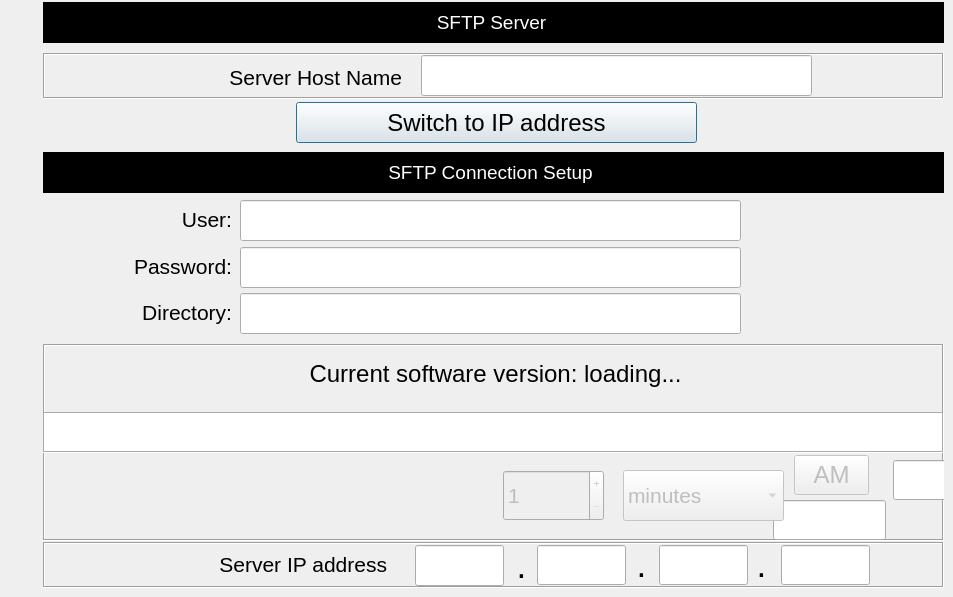
   <widget class="QWidget" name="LoginTab">
    <attribute name="title">
     <string>Location/Login</string>
    </attribute>
    <widget class="QLineEdit" name="leUser">
     <property name="geometry">
      <rect>
       <x>240</x>
       <y>200</y>
       <width>501</width>
       <height>41</height>
      </rect>
     </property>
     <property name="font">
      <font>
       <pointsize>18</pointsize>
      </font>
     </property>
     <property name="inputMask">
      <string notr="true"/>
     </property>
     <property name="text">
      <string notr="true"/>
     </property>
     <property name="alignment">
      <set>Qt::AlignCenter</set>
     </property>
     <property name="placeholderText">
      <string notr="true"/>
     </property>
    </widget>
    <widget class="QFrame" name="gbHostname">
     <property name="geometry">
      <rect>
       <x>43</x>
       <y>53</y>
       <width>901</width>
       <height>46</height>
      </rect>
     </property>
     <property name="frameShape">
      <enum>QFrame::Box</enum>
     </property>
     <property name="frameShadow">
      <enum>QFrame::Sunken</enum>
     </property>
     <widget class="QLabel" name="label">
      <property name="geometry">
       <rect>
        <x>28</x>
        <y>6</y>
        <width>331</width>
        <height>36</height>
       </rect>
      </property>
      <property name="font">
       <font>
        <pointsize>16</pointsize>
       </font>
      </property>
      <property name="text">
       <string>Server Host Name</string>
      </property>
      <property name="alignment">
       <set>Qt::AlignRight|Qt::AlignTrailing|Qt::AlignVCenter</set>
      </property>
     </widget>
     <widget class="QLineEdit" name="leHostname">
      <property name="geometry">
       <rect>
        <x>378</x>
        <y>2</y>
        <width>391</width>
        <height>41</height>
       </rect>
      </property>
      <property name="font">
       <font>
        <pointsize>18</pointsize>
       </font>
      </property>
      <property name="inputMask">
       <string notr="true"/>
      </property>
      <property name="text">
       <string notr="true"/>
      </property>
      <property name="maxLength">
       <number>15</number>
      </property>
      <property name="alignment">
       <set>Qt::AlignCenter</set>
      </property>
      <property name="placeholderText">
       <string notr="true"/>
      </property>
     </widget>
    </widget>
    <widget class="QLabel" name="label_3">
     <property name="geometry">
      <rect>
       <x>81</x>
       <y>251</y>
       <width>151</width>
       <height>31</height>
      </rect>
     </property>
     <property name="font">
      <font>
       <pointsize>16</pointsize>
      </font>
     </property>
     <property name="text">
      <string>Password:</string>
     </property>
     <property name="alignment">
      <set>Qt::AlignRight|Qt::AlignTrailing|Qt::AlignVCenter</set>
     </property>
    </widget>
    <widget class="QFrame" name="gbdoUpgrade">
     <property name="geometry">
      <rect>
       <x>43</x>
       <y>344</y>
       <width>901</width>
       <height>71</height>
      </rect>
     </property>
     <property name="frameShape">
      <enum>QFrame::Box</enum>
     </property>
     <property name="frameShadow">
      <enum>QFrame::Sunken</enum>
     </property>
     <widget class="QLabel" name="lblVersion">
      <property name="geometry">
       <rect>
        <x>22</x>
        <y>9</y>
        <width>861</width>
        <height>41</height>
       </rect>
      </property>
      <property name="font">
       <font>
        <pointsize>18</pointsize>
       </font>
      </property>
      <property name="text">
       <string>Current software version: loading...</string>
      </property>
      <property name="alignment">
       <set>Qt::AlignCenter</set>
      </property>
     </widget>
    </widget>
    <widget class="QLineEdit" name="leDirectory">
     <property name="geometry">
      <rect>
       <x>240</x>
       <y>293</y>
       <width>501</width>
       <height>41</height>
      </rect>
     </property>
     <property name="font">
      <font>
       <pointsize>18</pointsize>
      </font>
     </property>
     <property name="inputMask">
      <string notr="true"/>
     </property>
     <property name="text">
      <string notr="true"/>
     </property>
     <property name="alignment">
      <set>Qt::AlignCenter</set>
     </property>
     <property name="placeholderText">
      <string notr="true"/>
     </property>
    </widget>
    <widget class="QLabel" name="label_2">
     <property name="geometry">
      <rect>
       <x>81</x>
       <y>204</y>
       <width>151</width>
       <height>31</height>
      </rect>
     </property>
     <property name="font">
      <font>
       <pointsize>16</pointsize>
      </font>
     </property>
     <property name="text">
      <string>User:</string>
     </property>
     <property name="alignment">
      <set>Qt::AlignRight|Qt::AlignTrailing|Qt::AlignVCenter</set>
     </property>
    </widget>
    <widget class="QLineEdit" name="lePassword">
     <property name="geometry">
      <rect>
       <x>240</x>
       <y>247</y>
       <width>501</width>
       <height>41</height>
      </rect>
     </property>
     <property name="font">
      <font>
       <pointsize>18</pointsize>
      </font>
     </property>
     <property name="inputMask">
      <string notr="true"/>
     </property>
     <property name="text">
      <string notr="true"/>
     </property>
     <property name="echoMode">
      <enum>QLineEdit::Password</enum>
     </property>
     <property name="alignment">
      <set>Qt::AlignCenter</set>
     </property>
     <property name="placeholderText">
      <string notr="true"/>
     </property>
    </widget>
    <widget class="QFrame" name="gbSendOutgoingMailFromHeader">
     <property name="geometry">
      <rect>
       <x>43</x>
       <y>152</y>
       <width>901</width>
       <height>41</height>
      </rect>
     </property>
     <property name="styleSheet">
      <string notr="true">QWidget#gbSendOutgoingMailFromHeader{
	background-color: rgb(0, 0, 0);
}</string>
     </property>
     <widget class="QLabel" name="lblSendOutgoingMailFromHeader">
      <property name="geometry">
       <rect>
        <x>7</x>
        <y>10</y>
        <width>881</width>
        <height>21</height>
       </rect>
      </property>
      <property name="font">
       <font>
        <pointsize>14</pointsize>
       </font>
      </property>
      <property name="styleSheet">
       <string notr="true">QLabel#lblSendOutgoingMailFromHeader{
	color: rgb(255, 255, 255);
}</string>
      </property>
      <property name="text">
       <string>SFTP Connection Setup</string>
      </property>
      <property name="alignment">
       <set>Qt::AlignCenter</set>
      </property>
     </widget>
    </widget>
    <widget class="QPushButton" name="butSwitchIPHostname">
     <property name="geometry">
      <rect>
       <x>296</x>
       <y>102</y>
       <width>401</width>
       <height>41</height>
      </rect>
     </property>
     <property name="sizePolicy">
      <sizepolicy hsizetype="Fixed" vsizetype="Fixed">
       <horstretch>0</horstretch>
       <verstretch>0</verstretch>
      </sizepolicy>
     </property>
     <property name="minimumSize">
      <size>
       <width>401</width>
       <height>41</height>
      </size>
     </property>
     <property name="maximumSize">
      <size>
       <width>401</width>
       <height>41</height>
      </size>
     </property>
     <property name="font">
      <font>
       <pointsize>18</pointsize>
      </font>
     </property>
     <property name="text">
      <string>Switch to IP address</string>
     </property>
     <property name="autoDefault">
      <bool>false</bool>
     </property>
     <property name="default">
      <bool>true</bool>
     </property>
    </widget>
    <widget class="QFrame" name="gbSearchTime">
     <property name="geometry">
      <rect>
       <x>43</x>
       <y>450</y>
       <width>901</width>
       <height>91</height>
      </rect>
     </property>
     <property name="frameShape">
      <enum>QFrame::Box</enum>
     </property>
     <property name="frameShadow">
      <enum>QFrame::Sunken</enum>
     </property>
     <widget class="hobart::numericLineEdit" name="leHour">
      <property name="geometry">
       <rect>
        <x>730</x>
        <y>50</y>
        <width>113</width>
        <height>40</height>
       </rect>
      </property>
      <property name="inputMask">
       <string notr="true"/>
      </property>
      <property name="text">
       <string notr="true"/>
      </property>
      <property name="maxLength">
       <number>20</number>
      </property>
      <property name="alignment">
       <set>Qt::AlignCenter</set>
      </property>
     </widget>
     <widget class="hobart::numericLineEdit" name="leMinutes">
      <property name="geometry">
       <rect>
        <x>850</x>
        <y>10</y>
        <width>113</width>
        <height>40</height>
       </rect>
      </property>
      <property name="inputMask">
       <string notr="true"/>
      </property>
      <property name="text">
       <string notr="true"/>
      </property>
      <property name="maxLength">
       <number>20</number>
      </property>
      <property name="alignment">
       <set>Qt::AlignCenter</set>
      </property>
     </widget>
     <widget class="QPushButton" name="butAmPm">
      <property name="enabled">
       <bool>false</bool>
      </property>
      <property name="geometry">
       <rect>
        <x>751</x>
        <y>5</y>
        <width>75</width>
        <height>40</height>
       </rect>
      </property>
      <property name="sizePolicy">
       <sizepolicy hsizetype="Fixed" vsizetype="Fixed">
        <horstretch>0</horstretch>
        <verstretch>0</verstretch>
       </sizepolicy>
      </property>
      <property name="minimumSize">
       <size>
        <width>75</width>
        <height>40</height>
       </size>
      </property>
      <property name="sizeIncrement">
       <size>
        <width>75</width>
        <height>40</height>
       </size>
      </property>
      <property name="font">
       <font>
        <pointsize>18</pointsize>
       </font>
      </property>
      <property name="text">
       <string>AM</string>
      </property>
     </widget>
     <widget class="QSpinBox" name="frequencyQtySpinbox">
      <property name="enabled">
       <bool>false</bool>
      </property>
      <property name="geometry">
       <rect>
        <x>460</x>
        <y>20</y>
        <width>101</width>
        <height>51</height>
       </rect>
      </property>
      <property name="sizePolicy">
       <sizepolicy hsizetype="Fixed" vsizetype="Fixed">
        <horstretch>0</horstretch>
        <verstretch>0</verstretch>
       </sizepolicy>
      </property>
      <property name="minimumSize">
       <size>
        <width>101</width>
        <height>51</height>
       </size>
      </property>
      <property name="maximumSize">
       <size>
        <width>101</width>
        <height>51</height>
       </size>
      </property>
      <property name="font">
       <font>
        <pointsize>16</pointsize>
       </font>
      </property>
      <property name="wrapping">
       <bool>false</bool>
      </property>
      <property name="frame">
       <bool>true</bool>
      </property>
      <property name="buttonSymbols">
       <enum>QAbstractSpinBox::PlusMinus</enum>
      </property>
      <property name="minimum">
       <number>1</number>
      </property>
      <property name="maximum">
       <number>10080</number>
      </property>
     </widget>
     <widget class="QComboBox" name="frequencyUnitsComboBox">
      <property name="enabled">
       <bool>false</bool>
      </property>
      <property name="geometry">
       <rect>
        <x>580</x>
        <y>20</y>
        <width>161</width>
        <height>51</height>
       </rect>
      </property>
      <property name="sizePolicy">
       <sizepolicy hsizetype="Fixed" vsizetype="Fixed">
        <horstretch>0</horstretch>
        <verstretch>0</verstretch>
       </sizepolicy>
      </property>
      <property name="font">
       <font>
        <pointsize>16</pointsize>
       </font>
      </property>
      <item>
       <property name="text">
        <string>minutes</string>
       </property>
      </item>
      <item>
       <property name="text">
        <string>hours</string>
       </property>
      </item>
      <item>
       <property name="text">
        <string>days</string>
       </property>
      </item>
     </widget>
    </widget>
    <widget class="QLabel" name="label_4">
     <property name="geometry">
      <rect>
       <x>81</x>
       <y>297</y>
       <width>151</width>
       <height>31</height>
      </rect>
     </property>
     <property name="font">
      <font>
       <pointsize>16</pointsize>
      </font>
     </property>
     <property name="text">
      <string>Directory:</string>
     </property>
     <property name="alignment">
      <set>Qt::AlignRight|Qt::AlignTrailing|Qt::AlignVCenter</set>
     </property>
    </widget>
    <widget class="QFrame" name="gbAutoSearch">
     <property name="geometry">
      <rect>
       <x>43</x>
       <y>412</y>
       <width>901</width>
       <height>41</height>
      </rect>
     </property>
     <property name="styleSheet">
      <string notr="true">QWidget#gbAutoSearch{
	background-color: rgb(255, 255, 255);
}</string>
     </property>
     <property name="frameShape">
      <enum>QFrame::Box</enum>
     </property>
     <property name="frameShadow">
      <enum>QFrame::Sunken</enum>
     </property>
    </widget>
    <widget class="QFrame" name="gbEmailServerHeader">
     <property name="geometry">
      <rect>
       <x>43</x>
       <y>2</y>
       <width>901</width>
       <height>41</height>
      </rect>
     </property>
     <property name="styleSheet">
      <string notr="true">QWidget#gbEmailServerHeader{
	background-color: rgb(0, 0, 0);
}</string>
     </property>
     <widget class="QLabel" name="lblSFTPServerHeader">
      <property name="geometry">
       <rect>
        <x>8</x>
        <y>10</y>
        <width>881</width>
        <height>21</height>
       </rect>
      </property>
      <property name="font">
       <font>
        <pointsize>14</pointsize>
       </font>
      </property>
      <property name="styleSheet">
       <string notr="true">QLabel#lblSFTPServerHeader{
	color: rgb(255, 255, 255);
}</string>
      </property>
      <property name="text">
       <string>SFTP Server</string>
      </property>
      <property name="alignment">
       <set>Qt::AlignCenter</set>
      </property>
     </widget>
    </widget>
    <widget class="QFrame" name="gbIP">
     <property name="geometry">
      <rect>
       <x>43</x>
       <y>542</y>
       <width>901</width>
       <height>46</height>
      </rect>
     </property>
     <property name="frameShape">
      <enum>QFrame::Box</enum>
     </property>
     <property name="frameShadow">
      <enum>QFrame::Sunken</enum>
     </property>
     <widget class="QLabel" name="label_5">
      <property name="geometry">
       <rect>
        <x>43</x>
        <y>4</y>
        <width>301</width>
        <height>36</height>
       </rect>
      </property>
      <property name="font">
       <font>
        <pointsize>16</pointsize>
       </font>
      </property>
      <property name="text">
       <string>Server IP address</string>
      </property>
      <property name="alignment">
       <set>Qt::AlignRight|Qt::AlignTrailing|Qt::AlignVCenter</set>
      </property>
     </widget>
     <widget class="hobart::numericLineEdit" name="leIP1">
      <property name="geometry">
       <rect>
        <x>372</x>
        <y>3</y>
        <width>89</width>
        <height>41</height>
       </rect>
      </property>
      <property name="font">
       <font>
        <pointsize>18</pointsize>
       </font>
      </property>
      <property name="inputMask">
       <string notr="true"/>
      </property>
      <property name="text">
       <string notr="true"/>
      </property>
      <property name="maxLength">
       <number>20</number>
      </property>
      <property name="alignment">
       <set>Qt::AlignCenter</set>
      </property>
      <property name="placeholderText">
       <string notr="true"/>
      </property>
     </widget>
     <widget class="hobart::numericLineEdit" name="leIP2">
      <property name="geometry">
       <rect>
        <x>494</x>
        <y>3</y>
        <width>89</width>
        <height>40</height>
       </rect>
      </property>
      <property name="font">
       <font>
        <pointsize>18</pointsize>
       </font>
      </property>
      <property name="inputMask">
       <string notr="true"/>
      </property>
      <property name="text">
       <string notr="true"/>
      </property>
      <property name="maxLength">
       <number>20</number>
      </property>
      <property name="alignment">
       <set>Qt::AlignCenter</set>
      </property>
      <property name="placeholderText">
       <string notr="true"/>
      </property>
     </widget>
     <widget class="hobart::numericLineEdit" name="leIP3">
      <property name="geometry">
       <rect>
        <x>616</x>
        <y>3</y>
        <width>89</width>
        <height>40</height>
       </rect>
      </property>
      <property name="font">
       <font>
        <pointsize>18</pointsize>
       </font>
      </property>
      <property name="inputMask">
       <string notr="true"/>
      </property>
      <property name="text">
       <string notr="true"/>
      </property>
      <property name="maxLength">
       <number>20</number>
      </property>
      <property name="alignment">
       <set>Qt::AlignCenter</set>
      </property>
      <property name="placeholderText">
       <string notr="true"/>
      </property>
     </widget>
     <widget class="hobart::numericLineEdit" name="leIP4">
      <property name="geometry">
       <rect>
        <x>738</x>
        <y>3</y>
        <width>89</width>
        <height>40</height>
       </rect>
      </property>
      <property name="font">
       <font>
        <pointsize>18</pointsize>
       </font>
      </property>
      <property name="inputMask">
       <string notr="true"/>
      </property>
      <property name="text">
       <string notr="true"/>
      </property>
      <property name="maxLength">
       <number>20</number>
      </property>
      <property name="alignment">
       <set>Qt::AlignCenter</set>
      </property>
      <property name="placeholderText">
       <string notr="true"/>
      </property>
     </widget>
     <widget class="QLabel" name="label_6">
      <property name="geometry">
       <rect>
        <x>468</x>
        <y>5</y>
        <width>21</width>
        <height>37</height>
       </rect>
      </property>
      <property name="font">
       <font>
        <pointsize>26</pointsize>
       </font>
      </property>
      <property name="text">
       <string>.</string>
      </property>
      <property name="alignment">
       <set>Qt::AlignCenter</set>
      </property>
     </widget>
     <widget class="QLabel" name="label_7">
      <property name="geometry">
       <rect>
        <x>588</x>
        <y>3</y>
        <width>21</width>
        <height>40</height>
       </rect>
      </property>
      <property name="font">
       <font>
        <pointsize>26</pointsize>
       </font>
      </property>
      <property name="text">
       <string>.</string>
      </property>
      <property name="alignment">
       <set>Qt::AlignCenter</set>
      </property>
     </widget>
     <widget class="QLabel" name="label_9">
      <property name="geometry">
       <rect>
        <x>708</x>
        <y>3</y>
        <width>21</width>
        <height>40</height>
       </rect>
      </property>
      <property name="font">
       <font>
        <pointsize>26</pointsize>
       </font>
      </property>
      <property name="text">
       <string>.</string>
      </property>
      <property name="alignment">
       <set>Qt::AlignCenter</set>
      </property>
     </widget>
    </widget>
    <zorder>gbHostname</zorder>
    <zorder>leUser</zorder>
    <zorder>label_3</zorder>
    <zorder>gbdoUpgrade</zorder>
    <zorder>leDirectory</zorder>
    <zorder>label_2</zorder>
    <zorder>lePassword</zorder>
    <zorder>gbSendOutgoingMailFromHeader</zorder>
    <zorder>butSwitchIPHostname</zorder>
    <zorder>gbSearchTime</zorder>
    <zorder>label_4</zorder>
    <zorder>gbAutoSearch</zorder>
    <zorder>gbEmailServerHeader</zorder>
    <zorder>gbIP</zorder>
   </widget>
